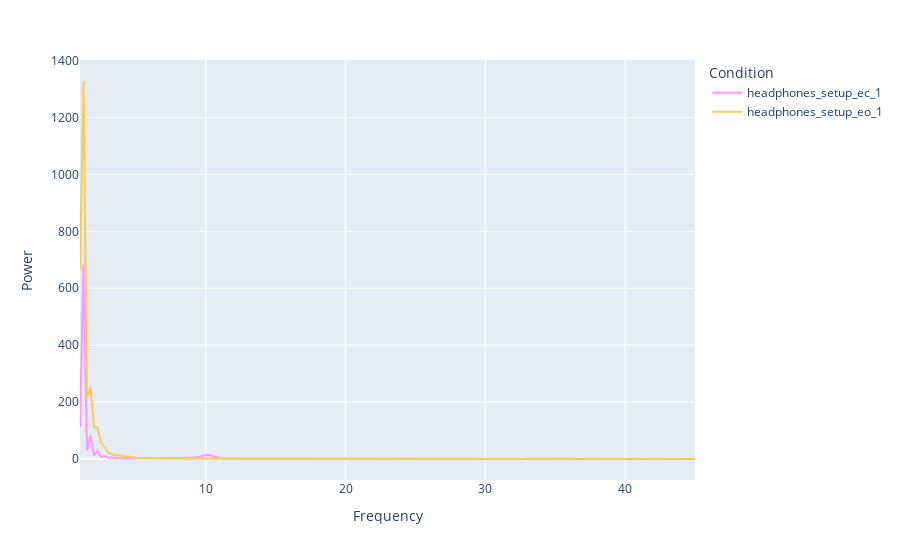
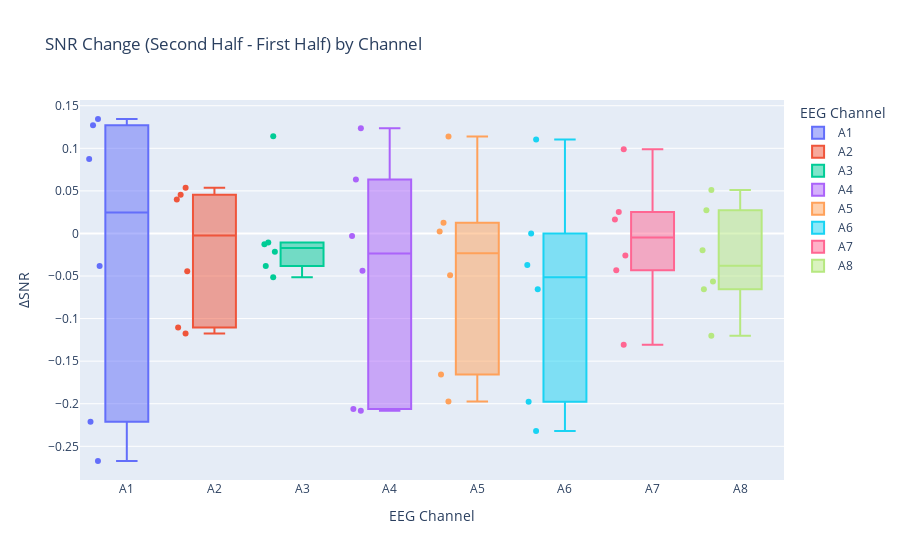

Write notebook code for charts like these, in order.
### Code cell
# Process recordings
def process_recording(active_recording):
    # Filter the otree log
    otree_active = otree_df[otree_df['participant.token']==active_recording.ID].reset_index(drop=True)
    display(otree_active)

    # Extract timings (2 different options)
    timestamps = get_actionlog_times(otree_active)
    # Filter for the active recording
    timestamps = timestamps[timestamps.rec==active_recording.Run]
    
    # Load EEG data
    rec_folder = main_folder + active_recording.Rec_folder
    eeg, load_report_dict = flows.load_exg_streams_data(rec_folder, chanlist=chans, report=True, cleanFile=True)

    # Now annotate (add condition timings) and cut the EEG Data
    eeg = label_data(eeg, timestamps, cut=True, report=False)
    
    # TODO: Process signals now and extract features of interest
    # TODO: Berger effect during EC/EO rest
    # - So far only visualization
    # - Can use flows.get_channel_band_power() to extract band powers instead
    flows.plot_PSD_two_conditions(eeg, chans, 'headphones_setup_ec_1', 'headphones_setup_eo_1', 
                                  fs, min_freq, max_freq, psd_normalize)
    
    # TODO: ASSR during rest
    # - Not yet checked for correctness...
    # Filter for EC/EO conditions
    print(eeg['Condition'])
    eo_ec_signals = eeg[eeg.Condition.str.contains("eo|ec")]
    print( "signals:",  eo_ec_signals)
    # Do for each channel and condition
    eo_ec_signals = eo_ec_signals.drop(['TS_UNIX'], axis=1).melt(id_vars="Condition", value_vars=chans, var_name="Channel", value_name="mV")

    snr_df = (
        eo_ec_signals
        .groupby(["Condition", "Channel"])
        .apply(lambda group: get_assr_snr(group.drop(columns=["Condition", "Channel"])))
        .reset_index()
    )
    snr_df

    # Add the SNR difference to the DataFrame
    snr_df["SNR_Diff"] = snr_df["SNR_Second_Half"] - snr_df["SNR_First_Half"]

    # Plot
    fig = px.box(
        snr_df,
        x="Channel",
        y="SNR_Diff",
        points="all",  # show individual data points
        color="Channel",  # optional: adds color by channel
        title="SNR Change (Second Half - First Half) by Channel",
        labels={"SNR_Diff": "ΔSNR", "Channel": "EEG Channel"}
    )

    fig.show()
    
    # TODO: Other features...

# Process the recordings by looping through the mapping file
# For a single participant
active_recording = sessions.iloc[9]
process_recording(active_recording)

"""
# Loop through all recordings
for index, row in sessions.iterrows():
    process_recording(row)
"""

print('--- All done!\n')

### Figure 1 — Plotly figure (JSON) as saved in the notebook; plotly's stock layout.template omitted (floating-point values rounded to 4 significant figures; data arrays with more than 128 entries replaced by an {"elided": "..."} marker saying what was removed)
{"data": [{"hovertemplate": "Condition=headphones_setup_ec_1<br>Frequency=%{x}<br>Power=%{y}<extra></extra>", "legendgroup": "headphones_setup_ec_1", "line": {"color": "#FF97FF", "dash": "solid"}, "marker": {"symbol": "circle"}, "mode": "lines", "name": "headphones_setup_ec_1", "orientation": "v", "showlegend": true, "type": "scatter", "x": {"elided": "177 float values"}, "xaxis": "x", "y": {"elided": "177 float values"}, "yaxis": "y"}, {"hovertemplate": "Condition=headphones_setup_eo_1<br>Frequency=%{x}<br>Power=%{y}<extra></extra>", "legendgroup": "headphones_setup_eo_1", "line": {"color": "#FECB52", "dash": "solid"}, "marker": {"symbol": "circle"}, "mode": "lines", "name": "headphones_setup_eo_1", "orientation": "v", "showlegend": true, "type": "scatter", "x": {"elided": "177 float values"}, "xaxis": "x", "y": {"elided": "177 float values"}, "yaxis": "y"}], "layout": {"legend": {"title": {"text": "Condition"}, "tracegroupgap": 0}, "margin": {"t": 60}, "xaxis": {"anchor": "y", "domain": [0, 1], "title": {"text": "Frequency"}}, "yaxis": {"anchor": "x", "domain": [0, 1], "title": {"text": "Power"}}}}

### Figure 2 — Plotly figure (JSON) as saved in the notebook; plotly's stock layout.template omitted (floating-point values rounded to 4 significant figures)
{"data": [{"alignmentgroup": "True", "boxpoints": "all", "hovertemplate": "EEG Channel=%{x}<br>ΔSNR=%{y}<extra></extra>", "legendgroup": "A1", "marker": {"color": "#636efa"}, "name": "A1", "notched": false, "offsetgroup": "A1", "orientation": "v", "showlegend": true, "type": "box", "x": ["A1", "A1", "A1", "A1", "A1", "A1"], "x0": " ", "xaxis": "x", "y": [-0.03822, 0.1344, 0.127, -0.2212, 0.08742, -0.2673], "y0": " ", "yaxis": "y"}, {"alignmentgroup": "True", "boxpoints": "all", "hovertemplate": "EEG Channel=%{x}<br>ΔSNR=%{y}<extra></extra>", "legendgroup": "A2", "marker": {"color": "#EF553B"}, "name": "A2", "notched": false, "offsetgroup": "A2", "orientation": "v", "showlegend": true, "type": "box", "x": ["A2", "A2", "A2", "A2", "A2", "A2"], "x0": " ", "xaxis": "x", "y": [-0.1176, 0.05367, 0.03987, -0.1104, 0.04553, -0.04451], "y0": " ", "yaxis": "y"}, {"alignmentgroup": "True", "boxpoints": "all", "hovertemplate": "EEG Channel=%{x}<br>ΔSNR=%{y}<extra></extra>", "legendgroup": "A3", "marker": {"color": "#00cc96"}, "name": "A3", "notched": false, "offsetgroup": "A3", "orientation": "v", "showlegend": true, "type": "box", "x": ["A3", "A3", "A3", "A3", "A3", "A3"], "x0": " ", "xaxis": "x", "y": [-0.01056, -0.02164, -0.01263, 0.1142, -0.05138, -0.03824], "y0": " ", "yaxis": "y"}, {"alignmentgroup": "True", "boxpoints": "all", "hovertemplate": "EEG Channel=%{x}<br>ΔSNR=%{y}<extra></extra>", "legendgroup": "A4", "marker": {"color": "#ab63fa"}, "name": "A4", "notched": false, "offsetgroup": "A4", "orientation": "v", "showlegend": true, "type": "box", "x": ["A4", "A4", "A4", "A4", "A4", "A4"], "x0": " ", "xaxis": "x", "y": [-0.2082, 0.06339, 0.1237, -0.2063, -0.003065, -0.04379], "y0": " ", "yaxis": "y"}, {"alignmentgroup": "True", "boxpoints": "all", "hovertemplate": "EEG Channel=%{x}<br>ΔSNR=%{y}<extra></extra>", "legendgroup": "A5", "marker": {"color": "#FFA15A"}, "name": "A5", "notched": false, "offsetgroup": "A5", "orientation": "v", "showlegend": true, "type": "box", "x": ["A5", "A5", "A5", "A5", "A5", "A5"], "x0": " ", "xaxis": "x", "y": [-0.1975, 0.01252, 0.1138, -0.1657, 0.002409, -0.04905], "y0": " ", "yaxis": "y"}, {"alignmentgroup": "True", "boxpoints": "all", "hovertemplate": "EEG Channel=%{x}<br>ΔSNR=%{y}<extra></extra>", "legendgroup": "A6", "marker": {"color": "#19d3f3"}, "name": "A6", "notched": false, "offsetgroup": "A6", "orientation": "v", "showlegend": true, "type": "box", "x": ["A6", "A6", "A6", "A6", "A6", "A6"], "x0": " ", "xaxis": "x", "y": [0.1102, -0.03706, -0.06563, 0.0, -0.2319, -0.1977], "y0": " ", "yaxis": "y"}, {"alignmentgroup": "True", "boxpoints": "all", "hovertemplate": "EEG Channel=%{x}<br>ΔSNR=%{y}<extra></extra>", "legendgroup": "A7", "marker": {"color": "#FF6692"}, "name": "A7", "notched": false, "offsetgroup": "A7", "orientation": "v", "showlegend": true, "type": "box", "x": ["A7", "A7", "A7", "A7", "A7", "A7"], "x0": " ", "xaxis": "x", "y": [-0.1308, 0.01652, 0.0989, -0.04335, 0.02513, -0.02585], "y0": " ", "yaxis": "y"}, {"alignmentgroup": "True", "boxpoints": "all", "hovertemplate": "EEG Channel=%{x}<br>ΔSNR=%{y}<extra></extra>", "legendgroup": "A8", "marker": {"color": "#B6E880"}, "name": "A8", "notched": false, "offsetgroup": "A8", "orientation": "v", "showlegend": true, "type": "box", "x": ["A8", "A8", "A8", "A8", "A8", "A8"], "x0": " ", "xaxis": "x", "y": [-0.1201, -0.01962, 0.05104, -0.06557, 0.02721, -0.05633], "y0": " ", "yaxis": "y"}], "layout": {"boxmode": "overlay", "legend": {"title": {"text": "EEG Channel"}, "tracegroupgap": 0}, "title": {"text": "SNR Change (Second Half - First Half) by Channel"}, "xaxis": {"anchor": "y", "categoryarray": ["A1", "A2", "A3", "A4", "A5", "A6", "A7", "A8"], "categoryorder": "array", "domain": [0, 1], "title": {"text": "EEG Channel"}}, "yaxis": {"anchor": "x", "domain": [0, 1], "title": {"text": "ΔSNR"}}}}
